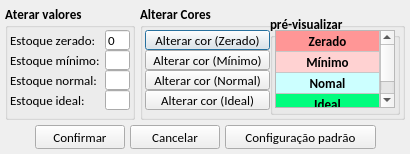
<?xml version="1.0" encoding="UTF-8"?>
<ui version="4.0">
 <class>tela_configurar_legenda_estoque</class>
 <widget class="QDialog" name="tela_configurar_legenda_estoque">
  <property name="geometry">
   <rect>
    <x>0</x>
    <y>0</y>
    <width>410</width>
    <height>154</height>
   </rect>
  </property>
  <property name="minimumSize">
   <size>
    <width>410</width>
    <height>154</height>
   </size>
  </property>
  <property name="maximumSize">
   <size>
    <width>410</width>
    <height>154</height>
   </size>
  </property>
  <property name="windowTitle">
   <string>Configurar Legenda</string>
  </property>
  <property name="modal">
   <bool>true</bool>
  </property>
  <widget class="QGroupBox" name="alterar_valores">
   <property name="geometry">
    <rect>
     <x>5</x>
     <y>5</y>
     <width>130</width>
     <height>115</height>
    </rect>
   </property>
   <property name="font">
    <font>
     <family>Calibri</family>
     <pointsize>10</pointsize>
     <weight>75</weight>
     <bold>true</bold>
     <kerning>false</kerning>
    </font>
   </property>
   <property name="title">
    <string>Aterar valores</string>
   </property>
   <widget class="QLineEdit" name="le_ideal">
    <property name="geometry">
     <rect>
      <x>100</x>
      <y>85</y>
      <width>25</width>
      <height>20</height>
     </rect>
    </property>
    <property name="font">
     <font>
      <weight>50</weight>
      <bold>false</bold>
     </font>
    </property>
    <property name="inputMask">
     <string>000; </string>
    </property>
    <property name="text">
     <string/>
    </property>
    <property name="readOnly">
     <bool>true</bool>
    </property>
   </widget>
   <widget class="QLineEdit" name="le_zerado">
    <property name="geometry">
     <rect>
      <x>100</x>
      <y>25</y>
      <width>25</width>
      <height>20</height>
     </rect>
    </property>
    <property name="font">
     <font>
      <weight>50</weight>
      <bold>false</bold>
     </font>
    </property>
    <property name="inputMask">
     <string>000; </string>
    </property>
    <property name="text">
     <string>0</string>
    </property>
    <property name="readOnly">
     <bool>true</bool>
    </property>
   </widget>
   <widget class="QLabel" name="lb_zerado">
    <property name="geometry">
     <rect>
      <x>5</x>
      <y>25</y>
      <width>87</width>
      <height>20</height>
     </rect>
    </property>
    <property name="font">
     <font>
      <family>Calibri</family>
      <pointsize>10</pointsize>
      <weight>50</weight>
      <bold>false</bold>
     </font>
    </property>
    <property name="text">
     <string>Estoque zerado:</string>
    </property>
   </widget>
   <widget class="QLineEdit" name="le_normal">
    <property name="geometry">
     <rect>
      <x>100</x>
      <y>65</y>
      <width>25</width>
      <height>20</height>
     </rect>
    </property>
    <property name="font">
     <font>
      <weight>50</weight>
      <bold>false</bold>
     </font>
    </property>
    <property name="inputMask">
     <string>000; </string>
    </property>
    <property name="text">
     <string/>
    </property>
   </widget>
   <widget class="QLabel" name="lb_minimo">
    <property name="geometry">
     <rect>
      <x>5</x>
      <y>45</y>
      <width>91</width>
      <height>20</height>
     </rect>
    </property>
    <property name="font">
     <font>
      <family>Calibri</family>
      <pointsize>10</pointsize>
      <weight>50</weight>
      <bold>false</bold>
     </font>
    </property>
    <property name="text">
     <string>Estoque mínimo:</string>
    </property>
   </widget>
   <widget class="QLabel" name="lb_normal">
    <property name="geometry">
     <rect>
      <x>5</x>
      <y>65</y>
      <width>90</width>
      <height>20</height>
     </rect>
    </property>
    <property name="font">
     <font>
      <family>Calibri</family>
      <pointsize>10</pointsize>
      <weight>50</weight>
      <bold>false</bold>
     </font>
    </property>
    <property name="text">
     <string>Estoque normal:</string>
    </property>
   </widget>
   <widget class="QLabel" name="lb_ideal">
    <property name="geometry">
     <rect>
      <x>5</x>
      <y>85</y>
      <width>78</width>
      <height>20</height>
     </rect>
    </property>
    <property name="font">
     <font>
      <family>Calibri</family>
      <pointsize>10</pointsize>
      <weight>50</weight>
      <bold>false</bold>
     </font>
    </property>
    <property name="text">
     <string>Estoque ideal:</string>
    </property>
   </widget>
   <widget class="QLineEdit" name="le_minimo">
    <property name="geometry">
     <rect>
      <x>100</x>
      <y>45</y>
      <width>25</width>
      <height>20</height>
     </rect>
    </property>
    <property name="font">
     <font>
      <weight>50</weight>
      <bold>false</bold>
     </font>
    </property>
    <property name="inputMask">
     <string>000; </string>
    </property>
    <property name="text">
     <string/>
    </property>
   </widget>
  </widget>
  <widget class="QGroupBox" name="Alterar_cor">
   <property name="geometry">
    <rect>
     <x>140</x>
     <y>5</y>
     <width>265</width>
     <height>115</height>
    </rect>
   </property>
   <property name="font">
    <font>
     <family>Calibri</family>
     <pointsize>10</pointsize>
     <weight>75</weight>
     <bold>true</bold>
     <kerning>false</kerning>
    </font>
   </property>
   <property name="title">
    <string>Alterar Cores</string>
   </property>
   <widget class="QPushButton" name="btn_alterar_cor_zerado">
    <property name="geometry">
     <rect>
      <x>5</x>
      <y>25</y>
      <width>125</width>
      <height>20</height>
     </rect>
    </property>
    <property name="font">
     <font>
      <weight>50</weight>
      <bold>false</bold>
     </font>
    </property>
    <property name="text">
     <string>Alterar cor (Zerado)</string>
    </property>
   </widget>
   <widget class="QPushButton" name="btn_alterar_cor_normal">
    <property name="geometry">
     <rect>
      <x>5</x>
      <y>65</y>
      <width>125</width>
      <height>20</height>
     </rect>
    </property>
    <property name="font">
     <font>
      <weight>50</weight>
      <bold>false</bold>
     </font>
    </property>
    <property name="text">
     <string>Alterar cor (Normal)</string>
    </property>
   </widget>
   <widget class="QPushButton" name="btn_alterar_cor_ideal">
    <property name="geometry">
     <rect>
      <x>5</x>
      <y>85</y>
      <width>125</width>
      <height>20</height>
     </rect>
    </property>
    <property name="font">
     <font>
      <weight>50</weight>
      <bold>false</bold>
     </font>
    </property>
    <property name="text">
     <string>Alterar cor (Ideal)</string>
    </property>
   </widget>
   <widget class="QPushButton" name="btn_alterar_cor_minimo">
    <property name="geometry">
     <rect>
      <x>5</x>
      <y>45</y>
      <width>125</width>
      <height>20</height>
     </rect>
    </property>
    <property name="font">
     <font>
      <weight>50</weight>
      <bold>false</bold>
     </font>
    </property>
    <property name="text">
     <string>Alterar cor (Mínimo)</string>
    </property>
   </widget>
   <widget class="QGroupBox" name="Pre_visualizar">
    <property name="geometry">
     <rect>
      <x>130</x>
      <y>10</y>
      <width>130</width>
      <height>100</height>
     </rect>
    </property>
    <property name="title">
     <string>pré-visualizar</string>
    </property>
    <widget class="QTableWidget" name="tw_legenda">
     <property name="geometry">
      <rect>
       <x>5</x>
       <y>15</y>
       <width>120</width>
       <height>78</height>
      </rect>
     </property>
     <property name="maximumSize">
      <size>
       <width>120</width>
       <height>80</height>
      </size>
     </property>
     <property name="font">
      <font>
       <family>Calibri</family>
       <weight>75</weight>
       <bold>true</bold>
      </font>
     </property>
     <property name="autoScroll">
      <bool>false</bool>
     </property>
     <property name="tabKeyNavigation">
      <bool>false</bool>
     </property>
     <property name="showDropIndicator" stdset="0">
      <bool>false</bool>
     </property>
     <property name="dragDropOverwriteMode">
      <bool>false</bool>
     </property>
     <property name="selectionMode">
      <enum>QAbstractItemView::NoSelection</enum>
     </property>
     <property name="rowCount">
      <number>4</number>
     </property>
     <property name="columnCount">
      <number>1</number>
     </property>
     <attribute name="horizontalHeaderVisible">
      <bool>false</bool>
     </attribute>
     <attribute name="horizontalHeaderHighlightSections">
      <bool>true</bool>
     </attribute>
     <attribute name="horizontalHeaderStretchLastSection">
      <bool>true</bool>
     </attribute>
     <attribute name="verticalHeaderVisible">
      <bool>false</bool>
     </attribute>
     <attribute name="verticalHeaderDefaultSectionSize">
      <number>19</number>
     </attribute>
     <attribute name="verticalHeaderStretchLastSection">
      <bool>true</bool>
     </attribute>
     <row/>
     <row/>
     <row/>
     <row/>
     <column/>
     <item row="0" column="0">
      <property name="text">
       <string>Zerado</string>
      </property>
      <property name="font">
       <font>
        <family>Calibri</family>
        <pointsize>10</pointsize>
        <kerning>false</kerning>
       </font>
      </property>
      <property name="textAlignment">
       <set>AlignHCenter|AlignVCenter|AlignCenter</set>
      </property>
      <property name="background">
       <brush brushstyle="SolidPattern">
        <color alpha="255">
         <red>255</red>
         <green>150</green>
         <blue>150</blue>
        </color>
       </brush>
      </property>
      <property name="foreground">
       <brush brushstyle="NoBrush">
        <color alpha="255">
         <red>0</red>
         <green>0</green>
         <blue>0</blue>
        </color>
       </brush>
      </property>
     </item>
     <item row="1" column="0">
      <property name="text">
       <string>Mínimo</string>
      </property>
      <property name="font">
       <font>
        <family>Calibri</family>
        <pointsize>10</pointsize>
        <kerning>false</kerning>
       </font>
      </property>
      <property name="textAlignment">
       <set>AlignHCenter|AlignVCenter|AlignCenter</set>
      </property>
      <property name="background">
       <brush brushstyle="SolidPattern">
        <color alpha="255">
         <red>255</red>
         <green>210</green>
         <blue>210</blue>
        </color>
       </brush>
      </property>
     </item>
     <item row="2" column="0">
      <property name="text">
       <string>Nomal</string>
      </property>
      <property name="font">
       <font>
        <family>Calibri</family>
        <pointsize>10</pointsize>
        <kerning>false</kerning>
       </font>
      </property>
      <property name="textAlignment">
       <set>AlignHCenter|AlignVCenter|AlignCenter</set>
      </property>
      <property name="background">
       <brush brushstyle="SolidPattern">
        <color alpha="255">
         <red>204</red>
         <green>255</green>
         <blue>255</blue>
        </color>
       </brush>
      </property>
     </item>
     <item row="3" column="0">
      <property name="text">
       <string>Ideal</string>
      </property>
      <property name="font">
       <font>
        <family>Calibri</family>
        <pointsize>10</pointsize>
        <kerning>false</kerning>
       </font>
      </property>
      <property name="textAlignment">
       <set>AlignHCenter|AlignVCenter|AlignCenter</set>
      </property>
      <property name="background">
       <brush brushstyle="SolidPattern">
        <color alpha="255">
         <red>0</red>
         <green>253</green>
         <blue>126</blue>
        </color>
       </brush>
      </property>
     </item>
    </widget>
   </widget>
  </widget>
  <widget class="QWidget" name="">
   <property name="geometry">
    <rect>
     <x>0</x>
     <y>120</y>
     <width>411</width>
     <height>34</height>
    </rect>
   </property>
   <layout class="QHBoxLayout" name="horizontalLayout">
    <property name="spacing">
     <number>5</number>
    </property>
    <property name="leftMargin">
     <number>35</number>
    </property>
    <property name="topMargin">
     <number>5</number>
    </property>
    <property name="rightMargin">
     <number>35</number>
    </property>
    <property name="bottomMargin">
     <number>5</number>
    </property>
    <item>
     <widget class="QPushButton" name="btn_confirmar">
      <property name="minimumSize">
       <size>
        <width>90</width>
        <height>24</height>
       </size>
      </property>
      <property name="maximumSize">
       <size>
        <width>90</width>
        <height>24</height>
       </size>
      </property>
      <property name="font">
       <font>
        <family>Calibri</family>
        <pointsize>10</pointsize>
       </font>
      </property>
      <property name="text">
       <string>Confirmar</string>
      </property>
      <property name="icon">
       <iconset resource="imagens.qrc">
        <normaloff>:/img/img/1345902916_camera_test.png</normaloff>:/img/img/1345902916_camera_test.png</iconset>
      </property>
      <property name="iconSize">
       <size>
        <width>20</width>
        <height>20</height>
       </size>
      </property>
     </widget>
    </item>
    <item>
     <widget class="QPushButton" name="btn_cancelar">
      <property name="minimumSize">
       <size>
        <width>90</width>
        <height>24</height>
       </size>
      </property>
      <property name="maximumSize">
       <size>
        <width>90</width>
        <height>24</height>
       </size>
      </property>
      <property name="font">
       <font>
        <family>Calibri</family>
        <pointsize>10</pointsize>
       </font>
      </property>
      <property name="text">
       <string>Cancelar</string>
      </property>
      <property name="icon">
       <iconset resource="imagens.qrc">
        <normaloff>:/img/img/1345902747_button_cancel.png</normaloff>:/img/img/1345902747_button_cancel.png</iconset>
      </property>
      <property name="iconSize">
       <size>
        <width>18</width>
        <height>18</height>
       </size>
      </property>
     </widget>
    </item>
    <item>
     <widget class="QPushButton" name="btn_voltar_padrao">
      <property name="minimumSize">
       <size>
        <width>151</width>
        <height>24</height>
       </size>
      </property>
      <property name="maximumSize">
       <size>
        <width>151</width>
        <height>24</height>
       </size>
      </property>
      <property name="font">
       <font>
        <family>Calibri</family>
        <pointsize>10</pointsize>
        <kerning>false</kerning>
       </font>
      </property>
      <property name="text">
       <string>Configuração padrão</string>
      </property>
      <property name="icon">
       <iconset resource="imagens.qrc">
        <normaloff>:/img/img/reset.png</normaloff>:/img/img/reset.png</iconset>
      </property>
      <property name="iconSize">
       <size>
        <width>18</width>
        <height>18</height>
       </size>
      </property>
     </widget>
    </item>
   </layout>
  </widget>
 </widget>
 <tabstops>
  <tabstop>le_zerado</tabstop>
  <tabstop>le_normal</tabstop>
  <tabstop>le_minimo</tabstop>
  <tabstop>le_ideal</tabstop>
  <tabstop>btn_alterar_cor_zerado</tabstop>
  <tabstop>btn_alterar_cor_minimo</tabstop>
  <tabstop>btn_alterar_cor_normal</tabstop>
  <tabstop>btn_alterar_cor_ideal</tabstop>
  <tabstop>btn_confirmar</tabstop>
  <tabstop>btn_cancelar</tabstop>
  <tabstop>btn_voltar_padrao</tabstop>
  <tabstop>tw_legenda</tabstop>
 </tabstops>
 <resources>
  <include location="imagens.qrc"/>
 </resources>
 <connections/>
</ui>
